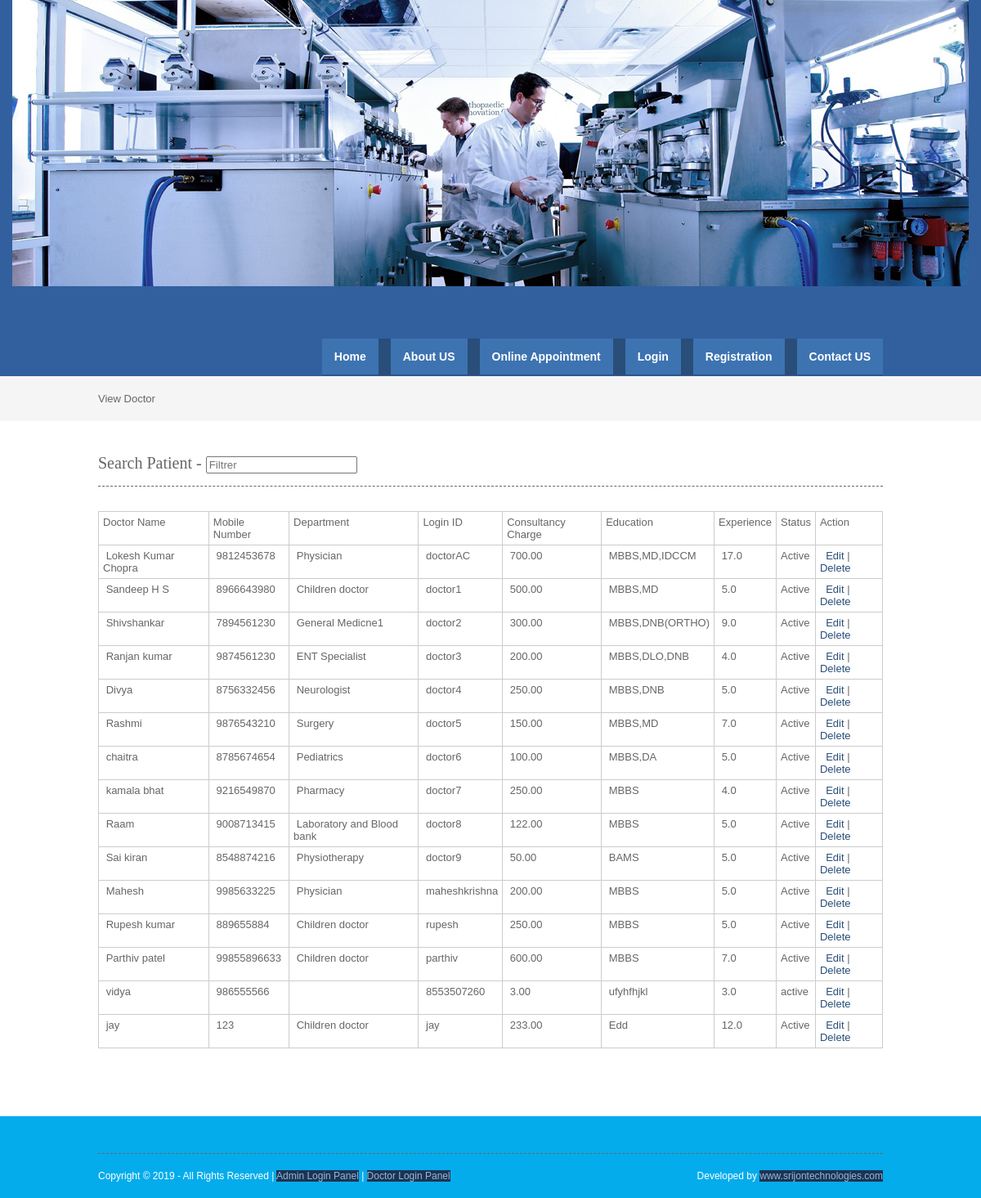
The app's page /viewdoctor.php with its own data.
### tables this page shows
CREATE TABLE `doctor` (
  `doctorid` int(10) NOT NULL,
  `doctorname` varchar(50) NOT NULL,
  `mobileno` varchar(15) NOT NULL,
  `departmentid` int(10) NOT NULL,
  `loginid` varchar(25) NOT NULL,
  `password` varchar(25) NOT NULL,
  `status` varchar(10) NOT NULL,
  `education` varchar(25) NOT NULL,
  `experience` float(11,1) NOT NULL,
  `consultancy_charge` float(10,2) NOT NULL
);

CREATE TABLE `department` (
  `departmentid` int(10) NOT NULL,
  `departmentname` varchar(100) NOT NULL,
  `description` text NOT NULL,
  `status` varchar(10) NOT NULL
);

### viewdoctor.php (the view, shortened to what this page needs)
<?php
include("header.php");
include("dbconnection.php");
?>
<div class="wrapper col2">
  <div id="breadcrumb">View  Doctor  </div>
</div>
<div class="wrapper col4">
  <div id="container">
<section class="container">
<h2>Search Patient - <input type="search" class="light-table-filter" data-table="order-table" placeholder="Filtrer" /></h2>
	<table class="order-table">
      <thead>
    <table style="width:100%;" border="3">
      <tbody>
        <tr>
          <td>Doctor Name</td>
          <td>Mobile Number</td>
          <td>Department</td>
          <td>Login ID</td>
          <td>Consultancy Charge</td>
          <td>Education</td>
          <td>Experience</td>
          <td>Status</td>
          <td>Action</td>
        </tr>
          <?php
		$sql ="SELECT * FROM doctor";
		$qsql = mysqli_query($con,$sql);
		while($rs = mysqli_fetch_array($qsql))
		{
			$sqldept = "SELECT * FROM department WHERE departmentid='$rs[departmentid]'";
			$qsqldept = mysqli_query($con,$sqldept);
			$rsdept = mysqli_fetch_array($qsqldept);
        echo "<tr>
          <td>&nbsp;$rs[doctorname]</td>
          <td>&nbsp;$rs[mobileno]</td>
		   <td>&nbsp;$rsdept[departmentname]</td>
			<td>&nbsp;$rs[loginid]</td>
			<td>&nbsp;$rs[consultancy_charge]</td>
			 <td>&nbsp;$rs[education]</td>
			<td>&nbsp;$rs[experience]</td>
          <td>$rs[status]</td>
           <td>&nbsp;
		   <a href='doctor.php?editid=$rs[doctorid]'>Edit</a> | <a href='viewdoctor.php?delid=$rs[doctorid]'>Delete</a> </td>
        </tr>";
		}
		?>      </tbody>
    </table>
    <p>&nbsp;</p>
  </div>
</div>
<?php
include("footer.php");
?>

### layout/styles/layout.css (style rules this page uses)
html { overflow-y:scroll; }
body { margin:0; padding:0; font-size:13px; font-family:verdana, Arial, Helvetica, sans-serif; color:#FFFFFF; background-color:#4F473A; }
a { outline:none; text-decoration:none; }
div.wrapper { display:block; width:100%; margin:0; text-align:left; }
.col2 { color:#666666; background-color:#F5F5F5; }
.col3, .col4 { color:#666666; background-color:#FFFFFF; }
#head, #gallery, #breadcrumb, #container, #footer { display:block; position:relative; width:960px; margin:0 auto; }
#breadcrumb { padding:20px 0; }
#container { padding:40px 0; }
#container h1, #container h2, #container h3, #container h4, #container h5, #container h6 { margin:0 0 15px 0; padding:0 0 15px 0; line-height:normal; font-weight:normal; font-size:20px; font-family:Georgia, "Times New Roman", Times, serif; border-bottom:1px dashed #666666; }
#container a { color:#294E79; background-color:#FFFFFF; }

### layout/styles/tables.css (style rules this page uses)
table { width:100%; border-collapse:collapse; table-layout:auto; vertical-align:top; margin-bottom:15px; border:1px solid #CCCCCC; }
table tbody td { vertical-align:top; border-collapse:collapse; border-left:1px solid #CCCCCC; border-right:1px solid #CCCCCC; }
table thead th, table tbody td { padding:5px; border-collapse:collapse; }

### records on screen
doctor: doctorname "Lokesh Kumar Chopra", mobileno "9812453678", departmentid.departmentname "Physician", loginid "doctorAC", consultancy_charge "700.00", education "MBBS,MD,IDCCM", experience "17.0", status "Active"
doctor: doctorname "Sandeep H S", mobileno "8966643980", departmentid.departmentname "Children doctor", loginid "doctor1", consultancy_charge "500.00", education "MBBS,MD", experience "5.0", status "Active"
doctor: doctorname "Shivshankar", mobileno "7894561230", departmentid.departmentname "General Medicne1", loginid "doctor2", consultancy_charge "300.00", education "MBBS,DNB(ORTHO)", experience "9.0", status "Active"
doctor: doctorname "Ranjan kumar", mobileno "9874561230", departmentid.departmentname "ENT Specialist", loginid "doctor3", consultancy_charge "200.00", education "MBBS,DLO,DNB", experience "4.0", status "Active"
doctor: doctorname "Divya", mobileno "8756332456", departmentid.departmentname "Neurologist", loginid "doctor4", consultancy_charge "250.00", education "MBBS,DNB", experience "5.0", status "Active"
doctor: doctorname "Rashmi", mobileno "9876543210", departmentid.departmentname "Surgery", loginid "doctor5", consultancy_charge "150.00", education "MBBS,MD", experience "7.0", status "Active"
doctor: doctorname "chaitra", mobileno "8785674654", departmentid.departmentname "Pediatrics", loginid "doctor6", consultancy_charge "100.00", education "MBBS,DA", experience "5.0", status "Active"
doctor: doctorname "kamala bhat", mobileno "9216549870", departmentid.departmentname "Pharmacy", loginid "doctor7", consultancy_charge "250.00", education "MBBS", experience "4.0", status "Active"
doctor: doctorname "Raam", mobileno "9008713415", departmentid.departmentname "Laboratory and Blood bank", loginid "doctor8", consultancy_charge "122.00", education "MBBS", experience "5.0", status "Active"
doctor: doctorname "Sai kiran", mobileno "8548874216", departmentid.departmentname "Physiotherapy", loginid "doctor9", consultancy_charge "50.00", education "BAMS", experience "5.0", status "Active"
doctor: doctorname "Mahesh", mobileno "9985633225", departmentid.departmentname "Physician", loginid "maheshkrishna", consultancy_charge "200.00", education "MBBS", experience "5.0", status "Active"
doctor: doctorname "Rupesh kumar", mobileno "889655884", departmentid.departmentname "Children doctor", loginid "rupesh", consultancy_charge "250.00", education "MBBS", experience "5.0", status "Active"
doctor: doctorname "Parthiv patel", mobileno "99855896633", departmentid.departmentname "Children doctor", loginid "parthiv", consultancy_charge "600.00", education "MBBS", experience "7.0", status "Active"
doctor: doctorname "vidya", mobileno "986555566", loginid "8553507260", consultancy_charge "3.00", education "ufyhfhjkl", experience "3.0", status "active"
doctor: doctorname "jay", mobileno "123", departmentid.departmentname "Children doctor", loginid "jay", consultancy_charge "233.00", education "Edd", experience "12.0", status "Active"
